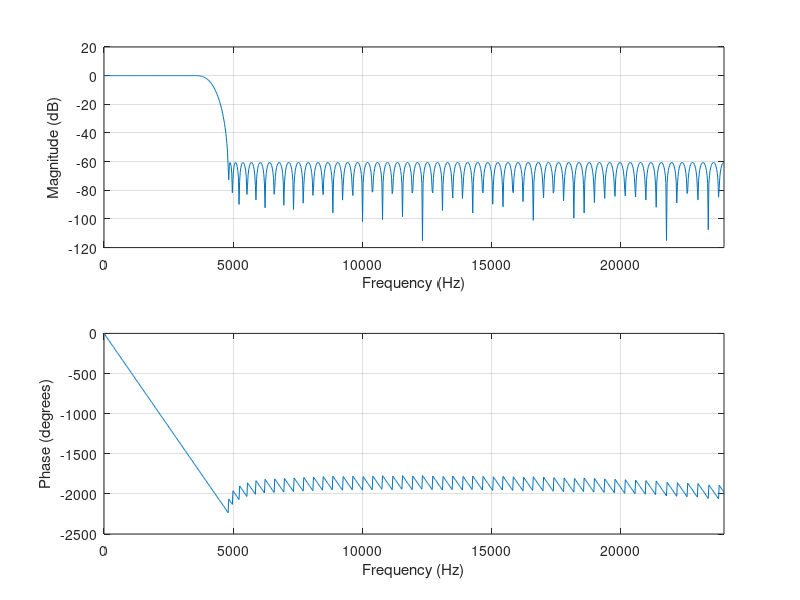
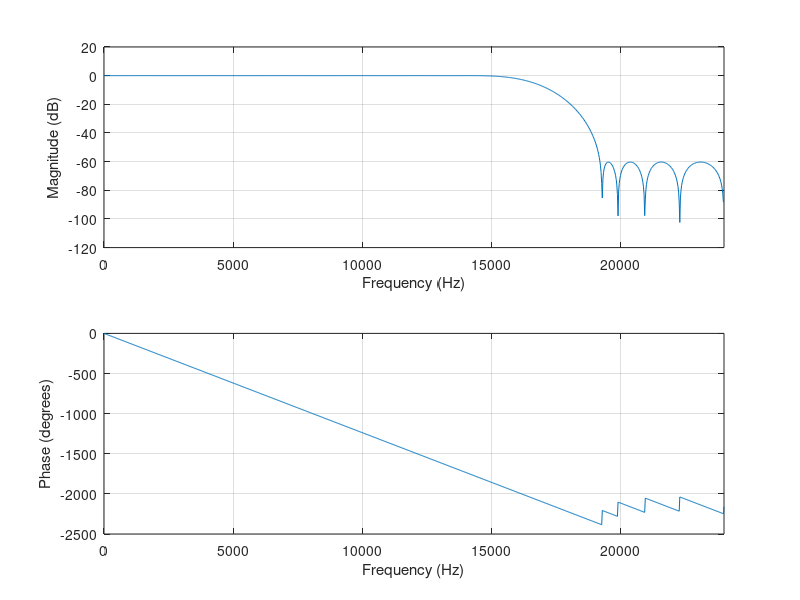
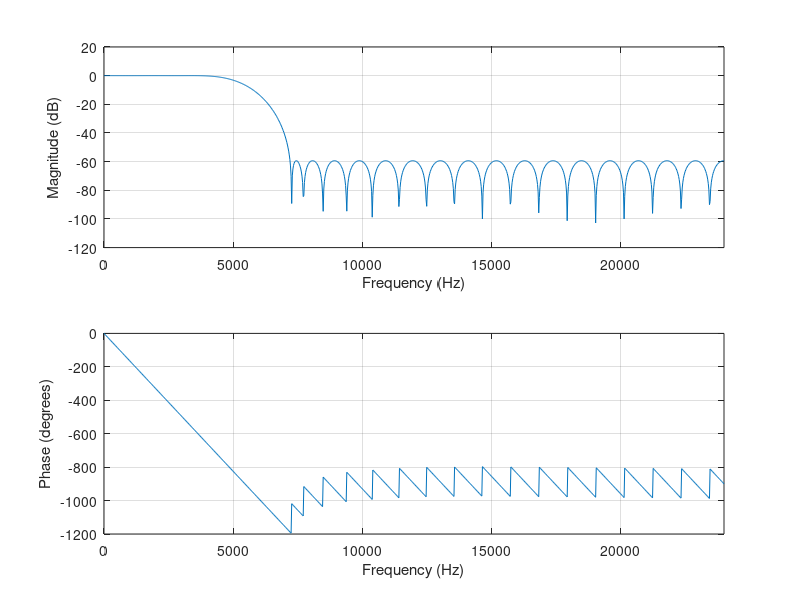

Write the MATLAB code that produced these figures, in order.
clc;
clear;
close all;

%wp = 0.15pi;
%ws = 0.2pi;
%normalised freq = 2*pi*f/fs = 0.15pi; Therefore f = 3600;
delta_p = 0.002;
delta_s = 0.001;

fp = 3600; %passband
fs = 4800; %stopband

[N, fo, mo, w] = firpmord([fp fs], [1 0], [delta_p delta_s], 48000);
display("N = " + N);
figure(1);
b = firpm(N, fo, mo, w);
freqz(b, 1, 1024, 48000);

fprintf("After using computationally efficient design the order should reduce\n");

[N, fo, mo, w] = firpmord([14400 19200], [1 0], [0.001 0.001], 48000);
display("shaping filter N = " + N);
figure(2);
b = firpm(N, fo, mo, w);
freqz(b, 1, 1024, 48000);

[N, fo, mo, w] = firpmord([3600 7200], [1 0], [0.001 0.001], 48000);
display("Interpolator N = " + N);
figure(3);
b = firpm(N, fo, mo, w);
freqz(b, 1, 1024, 48000);

